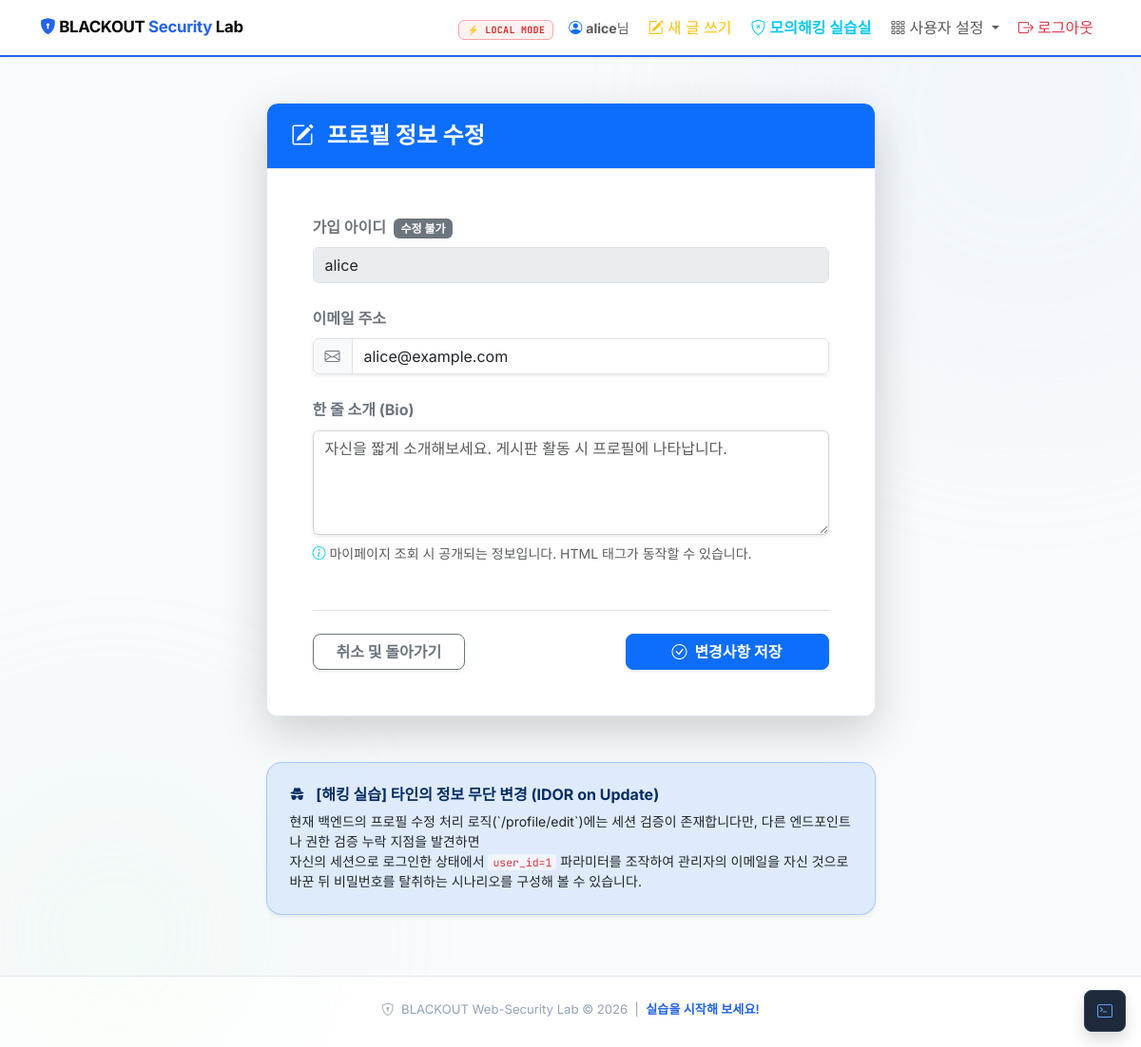
The page /profile/edit (signed in) on the database its author committed.
### tables this page shows
CREATE TABLE users (
    id          INTEGER PRIMARY KEY AUTOINCREMENT,
    username    TEXT NOT NULL UNIQUE,
    password    TEXT NOT NULL,
    name        TEXT NOT NULL,
    email       TEXT,
    role        TEXT DEFAULT 'user',
    bio         TEXT DEFAULT '',
    last_ip     TEXT DEFAULT '',
    created_at  TIMESTAMP DEFAULT CURRENT_TIMESTAMP
);

### app/routes/auth.py (the view, shortened to what this page needs)
@bp.route('/profile/edit', methods=['GET', 'POST'])
def profile_edit():
    if 'user' not in session:
        return redirect(url_for('auth.login'))
    conn = get_db_connection()
    user = conn.execute("SELECT * FROM users WHERE id=?", (session['user_id'],)).fetchone()
    conn.close()
    return render_template('profile_edit.html', user=user)

### app/database.py (called while the page is built)
def get_db_connection():
    conn = sqlite3.connect(DB_PATH)
    conn.row_factory = sqlite3.Row
    return conn

### templates/profile_edit.html
{% extends 'base.html' %}
{% block content %}
<div class="row justify-content-center">
    <div class="col-md-7">
        <div class="card shadow-lg border-0 rounded-4 overflow-hidden mb-5">
            <div class="card-header bg-primary text-white p-4">
                <h4 class="mb-0 fw-bold"><i class="bi bi-pencil-square me-2"></i> 프로필 정보 수정</h4>
            </div>
            <div class="card-body p-4 p-md-5 bg-body">
                <form method="POST">
                    <div class="mb-4">
                        <label class="form-label text-secondary fw-bold">가입 아이디 <span class="badge bg-secondary ms-1">수정 불가</span></label>
                        <input type="text" class="form-control" value="{{ user.username }}" disabled>
                    </div>
                    <div class="mb-4">
                        <label class="form-label text-secondary fw-bold">이메일 주소</label>
                        <div class="input-group shadow-sm">
                            <span class="input-group-text bg-light text-secondary"><i class="bi bi-envelope"></i></span>
                            <input type="email" class="form-control" name="email" value="{{ user.email or '' }}" placeholder="이메일을 입력해주세요">
                        </div>
                    </div>
                    <div class="mb-5">
                        <label class="form-label text-secondary fw-bold">한 줄 소개 (Bio)</label>
                        <textarea class="form-control shadow-sm border-secondary border-opacity-25" name="bio" rows="4" placeholder="자신을 짧게 소개해보세요. 게시판 활동 시 프로필에 나타납니다.">{{ user.bio or '' }}</textarea>
                        <div class="form-text mt-2"><i class="bi bi-info-circle text-info"></i> 마이페이지 조회 시 공개되는 정보입니다. HTML 태그가 동작할 수 있습니다.</div>
                    </div>
                    <div class="d-flex justify-content-between align-items-center pt-4 border-top">
                        <a href="/profile?user_id={{ user.id }}" class="btn btn-outline-secondary px-4 fw-bold rounded-pill shadow-sm">취소 및 돌아가기</a>
                        <button type="submit" class="btn btn-primary px-5 fw-bold rounded-pill shadow-sm"><i class="bi bi-check-circle me-1"></i> 변경사항 저장</button>
                    </div>
                </form>
            </div>
        </div>
        <div class="alert border border-primary border-opacity-25 bg-primary bg-opacity-10 rounded-4 p-4 shadow-sm">
            <h6 class="fw-bold text-primary-emphasis mb-2"><i class="bi bi-incognito me-2"></i> [해킹 실습] 타인의 정보 무단 변경 (IDOR on Update)</h6>
            <p class="mb-0 text-dark small lh-base">
                현재 백엔드의 프로필 수정 처리 로직(`/profile/edit`)에는 세션 검증이 존재합니다만, 다른 엔드포인트나 권한 검증 누락 지점을 발견하면<br>
                자신의 세션으로 로그인한 상태에서 <code class="text-danger">user_id=1</code> 파라미터를 조작하여 관리자의 이메일을 자신 것으로 바꾼 뒤 비밀번호를 탈취하는 시나리오를 구성해 볼 수 있습니다.
            </p>
        </div>
    </div>
</div>
{% endblock %}

### templates/base.html (shortened to what this page needs)
<!DOCTYPE html>
<html lang="ko">
<head>
  <link href="https://cdn.jsdelivr.net/npm/bootstrap@5.3.2/dist/css/bootstrap.min.css" rel="stylesheet">
  <link rel="stylesheet" href="https://cdn.jsdelivr.net/npm/bootstrap-icons@1.11.1/font/bootstrap-icons.css">
  <link rel="stylesheet" href="/static/style.css">
</head>
<body>
  <div class="bg-shape shape-a"></div>
  <div class="bg-shape shape-b"></div>
  <nav class="navbar navbar-expand-lg custom-nav">
    <div class="container">
      <a class="navbar-brand" href="/">
        <i class="bi bi-shield-lock-fill" style="color:#2563eb"></i>
        <span>BLACKOUT <span style="color:#2563eb">Security</span> Lab</span>
      </a>
      <div class="collapse navbar-collapse" id="navbarNav">
        <ul class="navbar-nav ms-auto align-items-center gap-1">
          {% set allow_cmd = config.get('ALLOW_CMD_EXEC', True) %}
          <li class="nav-item me-1">
            {% if allow_cmd %}
            <span class="mode-badge mode-local">⚡ LOCAL MODE</span>
            {% else %}
            <span class="mode-badge mode-net">🔒 NETWORK MODE</span>
            {% endif %}
          </li>
          {% if session.get('user') %}
          <li class="nav-item">
            <span class="nav-link" style="font-size:.88rem;">
              <i class="bi bi-person-circle text-primary"></i>
              <b>{{ session.get('user') }}</b>님
            </span>
          </li>
          <li class="nav-item">
            <a class="nav-link text-warning" href="/post/write"><i class="bi bi-pencil-square me-1"></i>새 글 쓰기</a>
          </li>
          <li class="nav-item">
            <a class="nav-link text-info fw-bold" href="/practice"><i class="bi bi-shield-x me-1"></i>모의해킹 실습실</a>
          </li>
          <li class="nav-item dropdown">
            <a class="nav-link dropdown-toggle" href="#" data-bs-toggle="dropdown">
              <i class="bi bi-grid-3x3-gap me-1"></i>사용자 설정
            </a>
          </li>
          <li class="nav-item">
            <a class="nav-link text-danger" href="/logout"><i class="bi bi-box-arrow-right me-1"></i>로그아웃</a>
          </li>
          {% else %}
          <li class="nav-item">
            <a class="nav-link text-success fw-bold" href="/login"><i class="bi bi-box-arrow-in-right me-1"></i>로그인</a>
          </li>
          {% endif %}
        </ul>
      </div>
    </div>
  </nav>
  <div class="container my-5" style="position:relative; z-index:1;">
    <div class="panel">
      {% block content %}{% endblock %}
    </div>
  </div>
  <footer class="footer-custom py-4 text-center mt-5">
    <div class="container">
      <p class="mb-1" style="font-size:.82rem; color:#94a3b8;">
        <i class="bi bi-shield-lock me-1"></i>
        BLACKOUT Web-Security Lab &copy; 2026
        &nbsp;|&nbsp;
        <span id="footerVulnCount" style="color:#2563eb; font-weight:600;"></span>
      </p>
    </div>
  </footer>
  <button class="position-fixed bottom-0 end-0 m-3 btn shadow"
    onclick="document.getElementById('devConsole').style.display='block'"
    style="z-index:1040; background:#1e293b; color:#60a5fa; border:1px solid #334155; border-radius:10px; width:44px; height:44px;"
    title="Open Exploit Telemetry">
    <i class="bi bi-terminal"></i>
  </button>
</body>
</html>

### static/style.css (style rules this page uses)
:root { --c-bg: #f8fafc; --c-card: #ffffff; --c-muted: #f1f5f9; --c-border: #e2e8f0; --c-text: #1e293b; --c-sub: #64748b; --c-blue: #2563eb; --c-green: #16a34a; --c-red: #dc2626; --c-orange: #ea580c; --c-yellow: #b45309; --c-cyan: #0891b2; --c-purple: #7c3aed; --shadow-sm: 0 1px 4px rgba(0,0,0,.06); --shadow-md: 0 4px 14px rgba(0,0,0,.08); --shadow-lg: 0 10px 30px rgba(0,0,0,.10); --r: 12px; }
body { font-family: 'Inter', system-ui, sans-serif; background: var(--c-bg); color: var(--c-text); line-height: 1.65; }
code, kbd, pre, .font-monospace, samp { font-family: 'JetBrains Mono', 'Fira Code', monospace !important; }
.custom-nav { background: #fff !important; border-bottom: 2.5px solid var(--c-blue); box-shadow: var(--shadow-sm); position: sticky; top: 0; z-index: 1030; }
.navbar-brand { font-weight: 700; font-size: 1.05rem; letter-spacing: -.3px; }
.mode-badge { font-family: 'JetBrains Mono', monospace; font-size: 10px; font-weight: 700; padding: 3px 8px; border-radius: 6px; letter-spacing: .3px; }
.mode-local { background: #fef2f2; border: 1px solid #fca5a5; color: #dc2626; }
.bg-shape { position:fixed;border-radius:50%;filter:blur(90px);opacity:.18;pointer-events:none;z-index:0 }
.shape-a { width:600px;height:600px;background:#dbeafe;top:-180px;right:-180px }
.shape-b { width:400px;height:400px;background:#dcfce7;bottom:-80px;left:-80px }
.card { border: 1px solid var(--c-border) !important; border-radius: var(--r) !important; box-shadow: var(--shadow-md); background: var(--c-card); }
.card-header { border-radius: calc(var(--r) - 1px) calc(var(--r) - 1px) 0 0 !important; border-bottom: 1px solid var(--c-border) !important; padding: 1.2rem 1.6rem !important; }
code:not(.d-block) { background: #f1f5f9; color: var(--c-red); border-radius: 4px; padding: 1px 5px; font-size: .82em; }
.btn { border-radius: 8px !important; font-weight: 500; }
.footer-custom { background: #fff; border-top: 1px solid var(--c-border) !important; font-size: .82rem; }

### rows shown on the page
users: get "alice", username "alice", email "alice@example.com"
